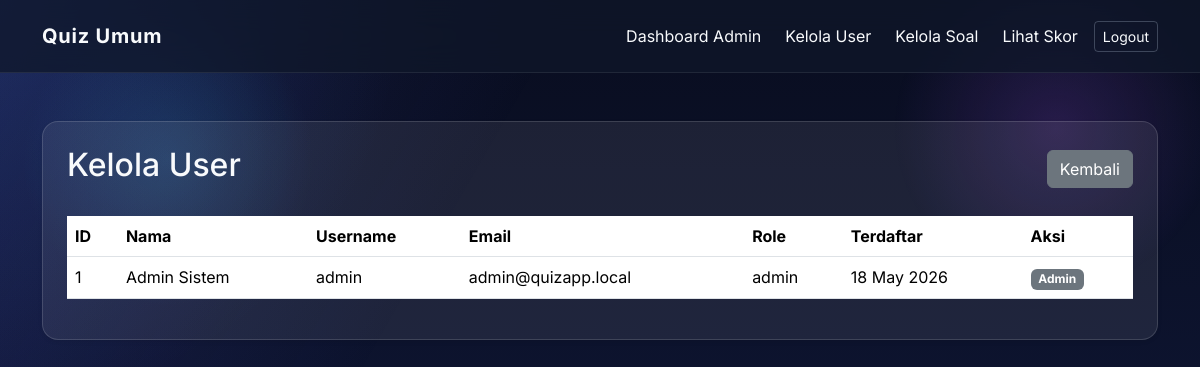
The page /admin/users.php (signed in) on the database its author committed.
### tables this page shows
CREATE TABLE IF NOT EXISTS users (
    id INT AUTO_INCREMENT PRIMARY KEY,
    nama VARCHAR(100) NOT NULL,
    username VARCHAR(50) NOT NULL UNIQUE,
    email VARCHAR(100) NOT NULL UNIQUE,
    password VARCHAR(255) NOT NULL,
    foto VARCHAR(255) DEFAULT 'assets/img/default-avatar.svg',
    role ENUM('admin','user') DEFAULT 'user',
    created_at TIMESTAMP DEFAULT CURRENT_TIMESTAMP
);

### admin/users.php (the view, shortened to what this page needs)
<?php
require_once __DIR__ . '/../includes/header.php';
try {
    $users = $pdo->query('SELECT id, nama, username, email, role, created_at FROM users ORDER BY created_at DESC')->fetchAll();
} catch (Exception $e) {
    $users = [];
    $_SESSION['error'] = 'Gagal mengambil daftar user.';
}
?>
<div class="container py-5">
  <div class="admin-list rounded-4 p-4 shadow-sm animate__animated animate__fadeInUp">
    <div class="d-flex justify-content-between align-items-center mb-4">
      <h2>Kelola User</h2>
      <a href="dashboard.php" class="btn btn-secondary">Kembali</a>
    </div>
    <div class="table-responsive">
      <table class="table table-hover align-middle">
        <thead>
          <tr>
            <th>ID</th>
            <th>Nama</th>
            <th>Username</th>
            <th>Email</th>
            <th>Role</th>
            <th>Terdaftar</th>
            <th>Aksi</th>
          </tr>
        </thead>
        <tbody>
          <?php foreach ($users as $user): ?>
            <tr>
              <td><?php echo $user['id']; ?></td>
              <td><?php echo htmlspecialchars($user['nama']); ?></td>
              <td><?php echo htmlspecialchars($user['username']); ?></td>
              <td><?php echo htmlspecialchars($user['email']); ?></td>
              <td><?php echo htmlspecialchars($user['role']); ?></td>
              <td><?php echo date('d M Y', strtotime($user['created_at'])); ?></td>
              <td>
                <?php if ($user['role'] !== 'admin'): ?>
                  <a href="users.php?delete=<?php echo $user['id']; ?>" class="btn btn-sm btn-danger" onclick="return confirm('Hapus user ini?');">Hapus</a>
                <?php else: ?>
                  <span class="badge bg-secondary">Admin</span>
                <?php endif; ?>
              </td>
            </tr>
          <?php endforeach; ?>
        </tbody>
      </table>
    </div>
  </div>
</div>
<?php require_once __DIR__ . '/../includes/footer.php'; ?>

### assets/css/style.css (style rules this page uses)
:root { --bg-start: #090d1f; --bg-end: #111b40; --surface: rgba(255, 255, 255, 0.08); --surface-soft: rgba(255, 255, 255, 0.05); --surface-strong: rgba(255, 255, 255, 0.16); --border: rgba(255, 255, 255, 0.14); --text-primary: #f8fafc; --text-muted: #cbd5e1; --accent-start: #7c3aed; --accent-end: #0ea5e9; --shadow: 0 32px 80px rgba(15, 23, 42, 0.35); --radius: 30px; }
* { box-sizing: border-box; }
body { margin: 0; min-height: 100vh; font-family: 'Inter', system-ui, -apple-system, BlinkMacSystemFont, 'Segoe UI', sans-serif; color: var(--text-primary); background: radial-gradient(circle at top left, rgba(59, 130, 246, 0.18), transparent 28%), radial-gradient(circle at bottom right, rgba(124, 58, 237, 0.2), transparent 30%), linear-gradient(180deg, var(--bg-start), var(--bg-end)); }
body::before { content: ''; position: fixed; inset: 0; background: linear-gradient(120deg, rgba(99, 102, 241, 0.16), transparent 35%), radial-gradient(circle at 14% 20%, rgba(56, 189, 248, 0.16), transparent 12%), radial-gradient(circle at 88% 16%, rgba(168, 85, 247, 0.18), transparent 13%); pointer-events: none; }
body, html { min-height: 100%; }
.auth-page, .quiz-page, .result-page, .profile-page, .leaderboard-card, .admin-list, .admin-overview { position: relative; }
.auth-card, .quiz-card, .result-card, .admin-overview, .admin-list, .profile-page, .about-card, .leaderboard-card, .info-card, .profile-summary, .chart-card, .admin-card, .menu-card { background: var(--surface); border: 1px solid var(--border); border-radius: 32px; box-shadow: var(--shadow); }

### rows shown on the page
users: id "1", nama "Admin Sistem", username "admin", email "admin@quizapp.local", role "admin", created_at "18 May 2026"
